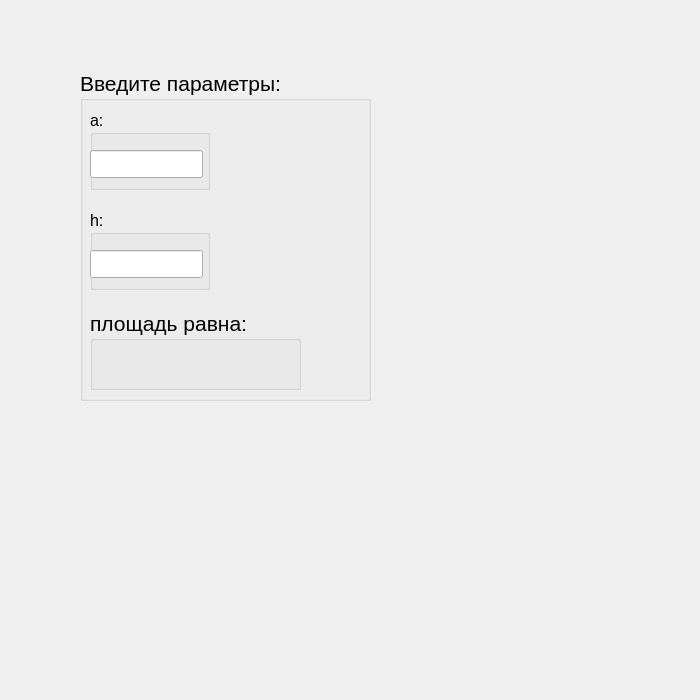
<?xml version="1.0" encoding="UTF-8"?>
<ui version="4.0">
 <class>StandartParallelogram</class>
 <widget class="QWidget" name="StandartParallelogram">
  <property name="geometry">
   <rect>
    <x>0</x>
    <y>0</y>
    <width>700</width>
    <height>700</height>
   </rect>
  </property>
  <property name="windowTitle">
   <string>Form</string>
  </property>
  <widget class="QGroupBox" name="groupBox">
   <property name="geometry">
    <rect>
     <x>80</x>
     <y>70</y>
     <width>291</width>
     <height>331</height>
    </rect>
   </property>
   <property name="font">
    <font>
     <pointsize>16</pointsize>
    </font>
   </property>
   <property name="title">
    <string>Введите параметры:</string>
   </property>
   <widget class="QGroupBox" name="groupBox_2">
    <property name="geometry">
     <rect>
      <x>10</x>
      <y>240</y>
      <width>211</width>
      <height>80</height>
     </rect>
    </property>
    <property name="title">
     <string>площадь равна:</string>
    </property>
    <widget class="QLabel" name="label">
     <property name="geometry">
      <rect>
       <x>0</x>
       <y>50</y>
       <width>201</width>
       <height>31</height>
      </rect>
     </property>
     <property name="text">
      <string/>
     </property>
    </widget>
   </widget>
   <widget class="QGroupBox" name="groupBox_3">
    <property name="geometry">
     <rect>
      <x>10</x>
      <y>40</y>
      <width>120</width>
      <height>80</height>
     </rect>
    </property>
    <property name="font">
     <font>
      <pointsize>12</pointsize>
     </font>
    </property>
    <property name="title">
     <string>а:</string>
    </property>
    <widget class="QLineEdit" name="lineEdit">
     <property name="geometry">
      <rect>
       <x>0</x>
       <y>40</y>
       <width>113</width>
       <height>28</height>
      </rect>
     </property>
    </widget>
   </widget>
   <widget class="QGroupBox" name="groupBox_4">
    <property name="geometry">
     <rect>
      <x>10</x>
      <y>140</y>
      <width>120</width>
      <height>80</height>
     </rect>
    </property>
    <property name="font">
     <font>
      <pointsize>12</pointsize>
     </font>
    </property>
    <property name="title">
     <string>h:</string>
    </property>
    <widget class="QLineEdit" name="lineEdit_2">
     <property name="geometry">
      <rect>
       <x>0</x>
       <y>40</y>
       <width>113</width>
       <height>28</height>
      </rect>
     </property>
    </widget>
   </widget>
  </widget>
 </widget>
 <resources/>
 <connections/>
</ui>
